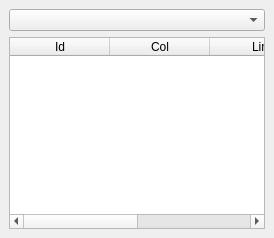
  <widget class="QDockWidget" name="leftImageDock">
   <property name="sizePolicy">
    <sizepolicy hsizetype="MinimumExpanding" vsizetype="Preferred">
     <horstretch>0</horstretch>
     <verstretch>0</verstretch>
    </sizepolicy>
   </property>
   <property name="minimumSize">
    <size>
     <width>107</width>
     <height>164</height>
    </size>
   </property>
   <property name="allowedAreas">
    <set>Qt::DockWidgetArea::BottomDockWidgetArea</set>
   </property>
   <property name="windowTitle">
    <string>Left Image Points</string>
   </property>
   <attribute name="dockWidgetArea">
    <number>8</number>
   </attribute>
   <widget class="QWidget" name="dockWidgetContents_7">
    <layout class="QVBoxLayout" name="verticalLayout">
     <item>
      <widget class="QComboBox" name="leftImageComboBox"/>
     </item>
     <item>
      <widget class="br::uerj::eng::efoto::ETableWidget" name="leftImageTableWidget">
       <property name="focusPolicy">
        <enum>Qt::FocusPolicy::StrongFocus</enum>
       </property>
       <property name="toolTip">
        <string comment="disambi" extracomment="comment">&lt;!DOCTYPE HTML PUBLIC &quot;-//W3C//DTD HTML 4.0//EN&quot; &quot;http://www.w3.org/TR/REC-html40/strict.dtd&quot;&gt;
&lt;html&gt;&lt;head&gt;&lt;meta name=&quot;qrichtext&quot; content=&quot;1&quot; /&gt;&lt;style type=&quot;text/css&quot;&gt;
p, li { white-space: pre-wrap; }
&lt;/style&gt;&lt;/head&gt;&lt;body style=&quot; font-family:'Sans'; font-size:10pt; font-weight:400; font-style:normal;&quot;&gt;
&lt;p style=&quot; margin-top:0px; margin-bottom:0px; margin-left:0px; margin-right:0px; -qt-block-indent:0; text-indent:0px;&quot;&gt;&lt;span style=&quot; color:#000000;&quot;&gt;Table with image's points&lt;/span&gt;&lt;/p&gt;&lt;/body&gt;&lt;/html&gt;</string>
       </property>
       <property name="editTriggers">
        <set>QAbstractItemView::EditTrigger::NoEditTriggers</set>
       </property>
       <property name="showDropIndicator" stdset="0">
        <bool>false</bool>
       </property>
       <property name="dragDropOverwriteMode">
        <bool>false</bool>
       </property>
       <property name="sortingEnabled">
        <bool>true</bool>
       </property>
       <property name="rowCount">
        <number>0</number>
       </property>
       <property name="columnCount">
        <number>4</number>
       </property>
       <column>
        <property name="text">
         <string>Id</string>
        </property>
       </column>
       <column>
        <property name="text">
         <string>Col</string>
        </property>
       </column>
       <column>
        <property name="text">
         <string>Lin</string>
        </property>
       </column>
       <column>
        <property name="text">
         <string>key</string>
        </property>
       </column>
      </widget>
     </item>
    </layout>
   </widget>
  </widget>
